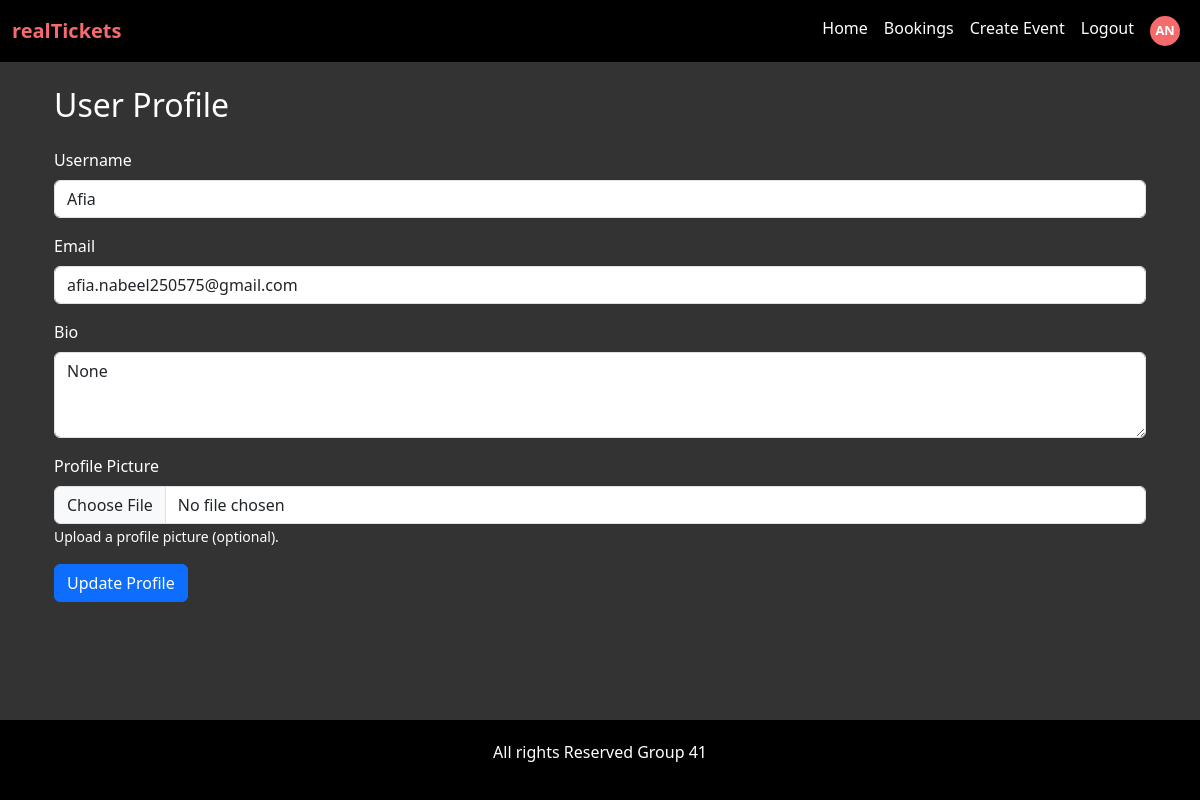
The app's page /profile (signed in) with its own data.
### index/models.py (models this page shows, shortened)
class User(UserMixin, db.Model):  # Inherit from UserMixin
    id = db.Column(db.Integer, primary_key=True)
    first_name = db.Column(db.String(100), nullable=False)
    last_name = db.Column(db.String(100), nullable=False)
    dob = db.Column(db.String(10), nullable=False)
    email = db.Column(db.String(120), unique=True, nullable=False)
    username = db.Column(db.String(80), unique=True, nullable=False)
    password = db.Column(db.String(200), nullable=False)  # For storing hashed passwords
    bio = db.Column(db.Text, nullable=True)  # Optional field for user bio
    created_at = db.Column(db.DateTime, default=datetime.utcnow)  # Track creation time
    def get_initials(self):
        return f"{self.first_name[0].upper()}{self.last_name[0].upper()}"

### index/views.py (the view, shortened to what this page needs)
@main_bp.route('/profile', methods=['GET', 'POST'])
@login_required
def profile():
    return render_template('profile.html')

### index/__init__.py (called while the page is built)
def create_app():
    app = Flask(__name__)
    app.config['SECRET_KEY'] = 'your_secret_key_here'
    app.config['SQLALCHEMY_DATABASE_URI'] = 'sqlite:///users.db'  # Use SQLite for the database
    app.config['SQLALCHEMY_TRACK_MODIFICATIONS'] = False  # Disable modification tracking
    db.init_app(app)
    login_manager.init_app(app)
    login_manager.login_view = 'main.login'  # Redirect to login page if not logged in
    from .models import User  # Import the User model here
    @login_manager.user_loader
    def load_user(user_id):
        return User.query.get(int(user_id))  # Retrieve user by ID for Flask-Login
    from .views import main_bp
    app.register_blueprint(main_bp)
    return app

### index/templates/profile.html (shortened to what this page needs)
{% extends "base.html" %}
{% block content %}
<div class="container">
    <h2 class="mb-4">User Profile</h2>
    <form method="POST" action="{{ url_for('main.profile') }}">
        <div class="mb-3">
            <label for="username" class="form-label">Username</label>
            <input type="text" class="form-control" id="username" name="username" value="{{ current_user.username }}"
                required>
        </div>
        <div class="mb-3">
            <label for="email" class="form-label">Email</label>
            <input type="email" class="form-control" id="email" name="email" value="{{ current_user.email }}" required>
        </div>
        <div class="mb-3">
            <label for="bio" class="form-label">Bio</label>
            <textarea class="form-control" id="bio" name="bio" rows="3">{{ current_user.bio }}</textarea>
        </div>
        <div class="mb-3">
            <label for="profile_picture" class="form-label">Profile Picture</label>
            <input type="file" class="form-control" id="profile_picture" name="profile_picture">
            <small class="form-text text-muted" style="color: white !important;">Upload a profile picture (optional).</small>
        </div>
        <button type="submit" class="btn btn-primary">Update Profile</button>
    </div>
        {% endblock %}

### index/templates/base.html (shortened to what this page needs)
<!DOCTYPE html>
<html lang="en">
<head>
    <link href="https://cdn.jsdelivr.net/npm/bootstrap@5.3.0/dist/css/bootstrap.min.css" rel="stylesheet">
</head>
<body>
    <nav class="navbar navbar-expand-lg navbar-dark">
        <div class="container-fluid">
            <a class="navbar-brand" href="#"><span style="color: #F56A6A; font-weight: bold;">realTickets</span></a>
            <div class="collapse navbar-collapse justify-content-end" id="navbarNav">
                <ul class="navbar-nav">
                    <li class="nav-item">
                        <a class="nav-link" href="{{ url_for('main.home') }}">Home</a>
                    </li>
                    {% if current_user.is_authenticated %}
                    <li class="nav-item">
                        <a class="nav-link" href="{{ url_for('main.booking_history') }}">Bookings</a>
                    </li>
                    <li class="nav-item">
                        <a class="nav-link" href="{{ url_for('main.create_event') }}">Create Event</a>
                    </li>
                    <li class="nav-item">
                        <a class="nav-link" href="{{ url_for('main.logout') }}"
                            onclick="return confirmLogout();">Logout</a>
                    </li>
                    <li class="nav-item">
                        <a class="nav-link" href="{{ url_for('main.profile') }}">
                            <div class="profile-circle">
                                {{ current_user.get_initials() }}
                            </div>
                        </a>
                    </li>
                    {% else %}
                    <li class="nav-item"><a class="nav-link" href="{{ url_for('main.register') }}">Register</a></li>
                    <li class="nav-item"><a class="nav-link" href="{{ url_for('main.login') }}">Log in</a></li>
                    {% endif %}
                </ul>
            </div>
        </div>
    </nav>
    <div class="container content mt-4">
        {% block content %}{% endblock %}
    </div>
    <footer>
        <p>All rights Reserved Group 41</p>
    </footer>
</body>
</html>

### index/templates/base.html (style rules this page uses)
body { background-color: #333; color: white; min-height: 100vh; display: flex; flex-direction: column; }
.navbar { background-color: #000; align-items: center; }
.navbar-nav .nav-link { color: #fff !important; }
footer { background-color: #000; color: white; padding: 20px 0; text-align: center; margin-top: 30px; }
.content { flex: 1; overflow-y: auto; }
.profile-circle { display: inline-flex; justify-content: center; align-items: center; width: 30px; height: 30px; border-radius: 50%; background-color: #F56A6A; color: white; font-weight: bold; font-size: 0.8rem; text-align: center; }

### records on screen
User: get_initials "AN", username "Afia", email "afia.nabeel250575@gmail.com", bio "None"
